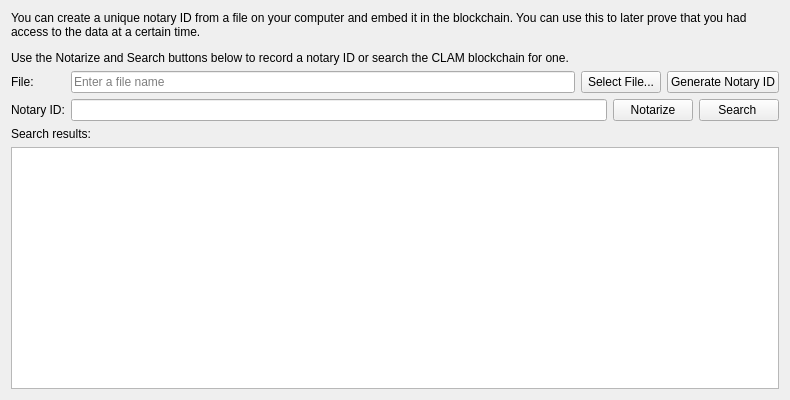
<?xml version="1.0" encoding="UTF-8"?>
<ui version="4.0">
 <class>NotaryPage</class>
 <widget class="QWidget" name="NotaryPage">
  <property name="geometry">
   <rect>
    <x>0</x>
    <y>0</y>
    <width>790</width>
    <height>400</height>
   </rect>
  </property>
  <property name="sizePolicy">
   <sizepolicy hsizetype="Preferred" vsizetype="Preferred">
    <horstretch>0</horstretch>
    <verstretch>0</verstretch>
   </sizepolicy>
  </property>
  <property name="windowTitle">
   <string>Form</string>
  </property>
  <layout class="QVBoxLayout" name="verticalLayout">
   <item>
    <widget class="QLabel" name="notaryExplanation">
     <property name="text">
      <string>&lt;html&gt;&lt;head/&gt;&lt;body&gt;&lt;p&gt;You can create a unique notary ID from a file on your computer and embed it in the blockchain. You can use this to later prove that you had access to the data at a certain time.&lt;/p&gt;&lt;p&gt;Use the Notarize and Search buttons below to record a notary ID or search the CLAM blockchain for one.&lt;/p&gt;&lt;/body&gt;&lt;/html&gt;</string>
     </property>
     <property name="wordWrap">
      <bool>true</bool>
     </property>
    </widget>
   </item>
   <item>
    <layout class="QFormLayout" name="formLayout_6">
     <property name="fieldGrowthPolicy">
      <enum>QFormLayout::AllNonFixedFieldsGrow</enum>
     </property>
     <item row="0" column="0">
      <widget class="QLabel" name="label_2">
       <property name="text">
        <string>File: </string>
       </property>
      </widget>
     </item>
     <item row="0" column="1">
      <layout class="QHBoxLayout" name="horizontalLayout_2">
       <item>
        <widget class="QLineEdit" name="sendNotaryEntry">
         <property name="sizePolicy">
          <sizepolicy hsizetype="Expanding" vsizetype="Fixed">
           <horstretch>1</horstretch>
           <verstretch>0</verstretch>
          </sizepolicy>
         </property>
         <property name="placeholderText">
          <string>Enter a file name</string>
         </property>
        </widget>
       </item>
       <item>
        <widget class="QPushButton" name="selectFileButton">
         <property name="text">
          <string>Select File...</string>
         </property>
        </widget>
       </item>
       <item>
        <widget class="QPushButton" name="calcNotaryIDbutton">
         <property name="text">
          <string>Generate Notary ID</string>
         </property>
        </widget>
       </item>
      </layout>
     </item>
     <item row="1" column="0">
      <widget class="QLabel" name="label">
       <property name="text">
        <string>Notary ID:</string>
       </property>
      </widget>
     </item>
     <item row="1" column="1">
      <layout class="QHBoxLayout" name="horizontalLayout_3">
       <item>
        <widget class="QLineEdit" name="notaryIDEdit">
         <property name="sizePolicy">
          <sizepolicy hsizetype="Expanding" vsizetype="Fixed">
           <horstretch>1</horstretch>
           <verstretch>0</verstretch>
          </sizepolicy>
         </property>
         <property name="readOnly">
          <bool>true</bool>
         </property>
        </widget>
       </item>
       <item>
        <widget class="QPushButton" name="sendNotaryButton">
         <property name="toolTip">
          <string>Record notary ID in the CLAM blockchain.</string>
         </property>
         <property name="text">
          <string>Notarize</string>
         </property>
        </widget>
       </item>
       <item>
        <widget class="QPushButton" name="searchNotaryButton">
         <property name="toolTip">
          <string>Search for notary ID in the CLAM blockchain.</string>
         </property>
         <property name="text">
          <string>Search </string>
         </property>
        </widget>
       </item>
      </layout>
     </item>
    </layout>
   </item>
   <item>
    <layout class="QVBoxLayout" name="searchSectionLayout">
     <item>
      <widget class="QLabel" name="searchNotaryLabel">
       <property name="text">
        <string>Search results:</string>
       </property>
       <property name="wordWrap">
        <bool>true</bool>
       </property>
      </widget>
     </item>
     <item>
      <widget class="QTableWidget" name="tableWidget">
       <attribute name="horizontalHeaderHighlightSections">
        <bool>false</bool>
       </attribute>
       <attribute name="verticalHeaderVisible">
        <bool>false</bool>
       </attribute>
       <attribute name="verticalHeaderHighlightSections">
        <bool>false</bool>
       </attribute>
      </widget>
     </item>
    </layout>
   </item>
  </layout>
  <zorder>label</zorder>
  <zorder>sendNotaryButton</zorder>
  <zorder>sendNotaryButton</zorder>
  <zorder>searchNotaryButton</zorder>
  <zorder>label_2</zorder>
  <zorder>label_2</zorder>
  <zorder>formLayoutWidget</zorder>
 </widget>
 <resources/>
 <connections/>
</ui>
